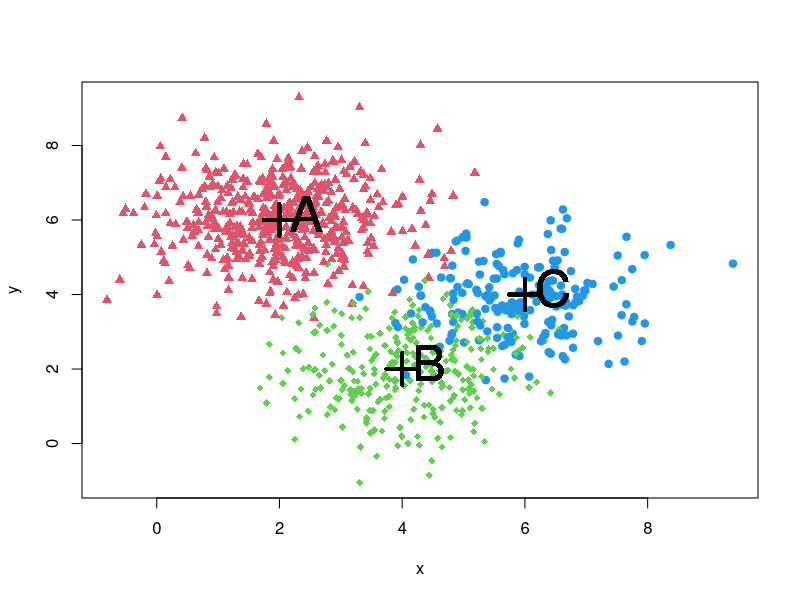
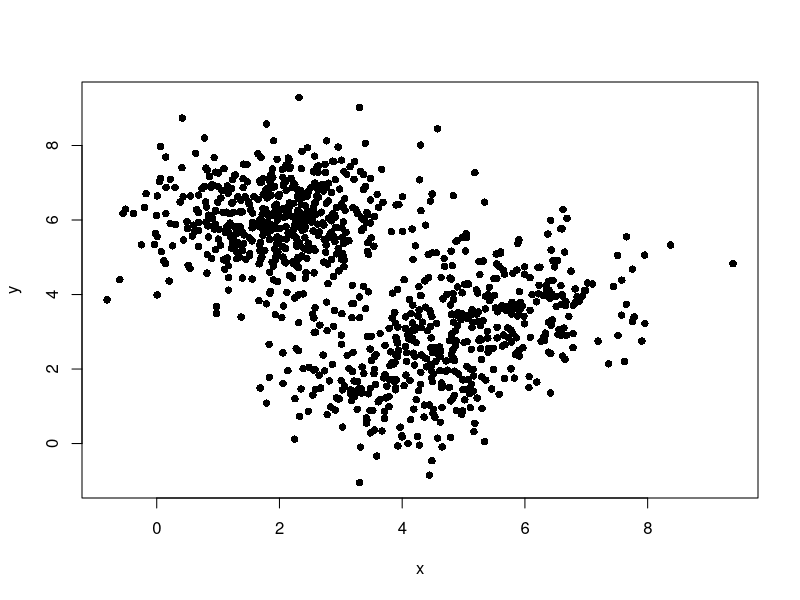
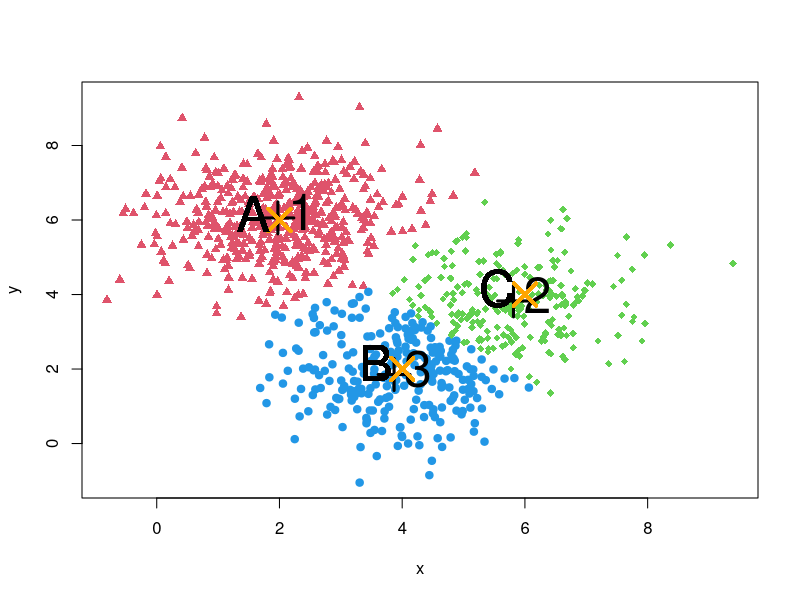
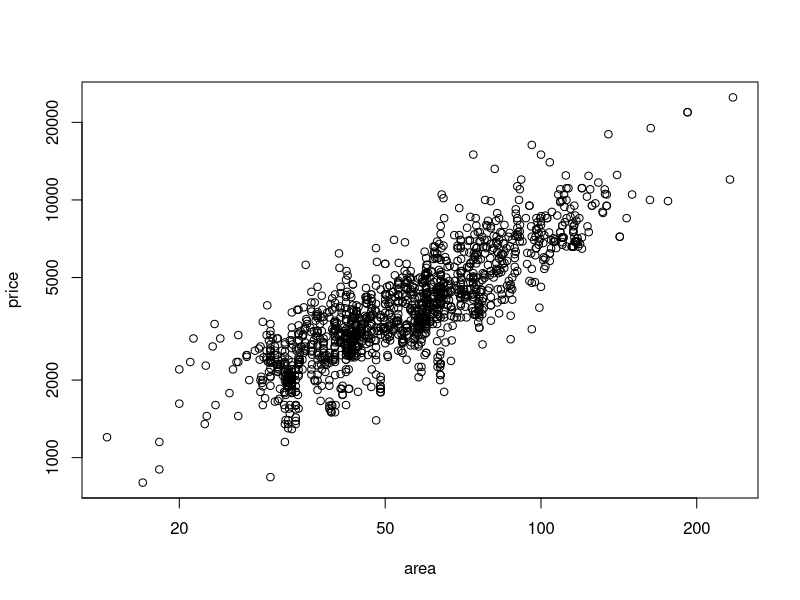
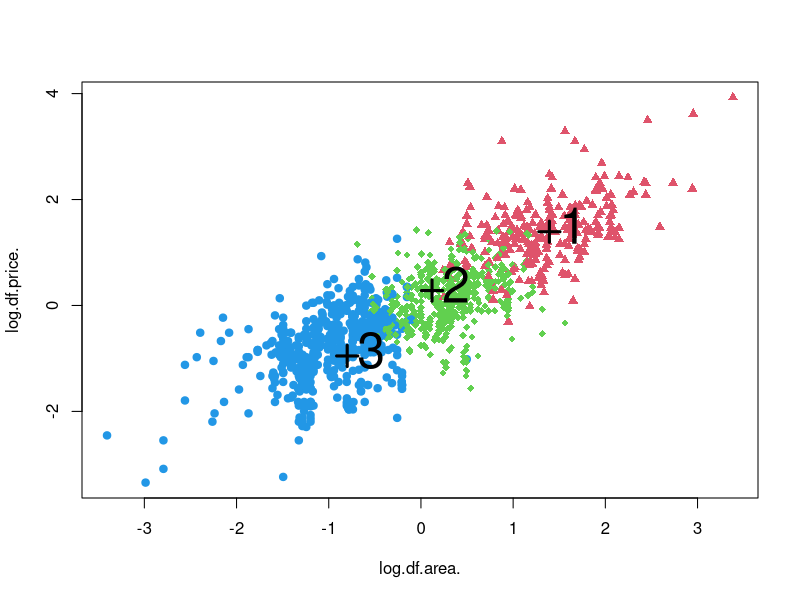

R code for these plots, in order:
# 2. Метод k средних (k-means). Сгенерированные данные и квартиры в Октябрьском районе.
n <- 1000
set.seed(123)
df <- data.frame(
  grn=sample(1:3, n, replace=TRUE, prob=c(0.5, 0.3, 0.2))) # replace - с возвращением вытягиваем, prob - вероятность что будет группа
df$gr <- c("A", "B", "C")[df$grn] 
df$cx <- c(2, 4, 6)[df$grn]# центр для каждой группы. x - переменная
df$cy <- c(6, 2, 4)[df$grn]

df$x <- df$cx + rnorm(n) # генерируем переменные
df$y <- df$cy + rnorm(n)

plot(y~x, data=df, col=df$grn+1, pch=16+df$grn)
points(cy ~ cx, data=df, pch=3, cex=3, lwd=3)
text(cy ~ cx, gr, data=df, cex=3, pos=4)
plot(y~x, data=df, pch=16)

df2 <- df[, c("x", "y")]
#plot(y~x, data=df2, pch=16)
km <- kmeans(df2, 3, nstart=50) # 3- центра (кластера), nstart - количество прогонов
str(km) # краткая информация об обьекте

plot(y~x, data=df2, col=km$cluster+1, pch=16+km$cluster) # наблюдается ровная граница
points(km$centers, pch=3, cex=3, lwd=3)
text(km$centers[,1], km$centers[,2], 1:3, cex=3, pos=4)
points(cy ~ cx, data=df, pch=4, cex=3, lwd=3, col="orange")
text(cy ~ cx, gr, data=df, cex=3, pos=2)


setwd(dirname(rstudioapi::getActiveDocumentContext()$path))
df <- read.delim("Kvart_Okt.dat", encoding = "UTF-8", header=TRUE, na.strings="-") # квартиры в Октябрьском районе.
names(df) <- c("id", "place", "district", "street", "house.num", "price", "rooms", "area", "liv.area", "kitchen",
               "floor", "nfloors")
df <- df[df$liv.area>10,]
df <- df[df$kitchen>1,]
df <- na.omit(df)
summary(df)
plot(price~area, data=df, log="xy")
# Подготовка данных
df2 <- data.frame(
  df$rooms,
  log(df$price), log(df$area), log(df$liv.area), df$kitchen)
df2 <- df2[df2$df.rooms <= 3, ] # убираем 4 комнатные квартиры
df3 <- scale(df2[, -1]) # убираем 1 столбец
summary(df3)

# кластеры
km <- kmeans(df3, 3, nstart = 50) # по комнатам кластеризуем
# нарисуем цену и площадь
plot(log.df.price. ~ log.df.area., 
     col=km$cluster+1, pch=km$cluster+16, # разделение по 4 переменным, поэтому в кооринатах для 2 нечеткое разделение.
     data=df3)
points(km$centers[,1:2], pch=3, cex=2, lwd=3)
text(km$centers[,1], km$centers[,2], 1:3, cex=3, pos=4)

table(df2$df.rooms*10, km$cluster)
